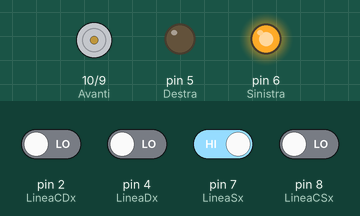
Bench run of a sketch on a simulated Arduino Uno, built with avr-gcc and run on an emulated ATmega328P. On the bench: motor-driver pin pairs drawn as motors (green arrow = first pin HIGH = forward, orange = second pin HIGH = backward, longer = more drive), output pins drawn as LEDs (lit = HIGH). Inputs (shaded band) come from the test bench; at power-on: pin 7 (LineaSx) HIGH, pin 2 (LineaCDx), pin 4 (LineaDx), pin 8 (LineaCSx) LOW.

Above: at 1.2 s.
1.3 s: pin 2 (LineaCDx) driven HIGH
At 2.1 s:
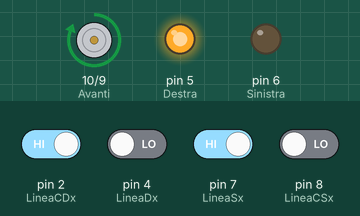
2.8 s: pin 8 (LineaCSx) driven HIGH
At 3.3 s:
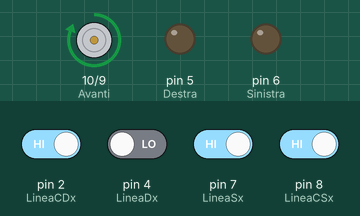
4.3 s: pin 2 (LineaCDx) driven LOW
At 5.5 s:
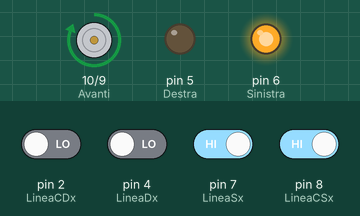
5.8 s: pin 8 (LineaCSx) driven LOW
At 6.7 s:
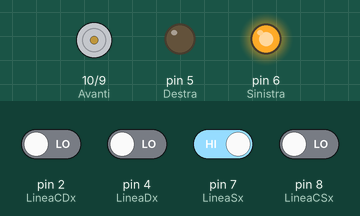
7.3 s: pin 4 (LineaDx) driven HIGH
At 7.9 s:
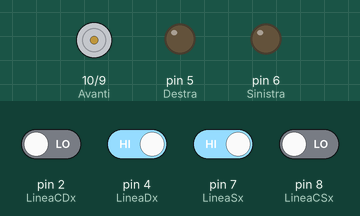
8.8 s: pin 4 (LineaDx) driven LOW
At 10.2 s:
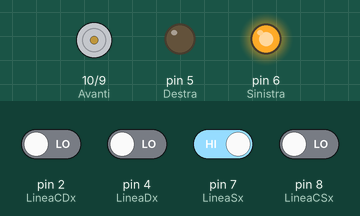
Timing chart, 0 to 11.3 s (numbered marks = the images above; inputs shaded):
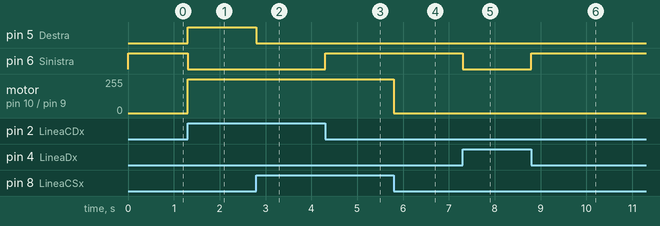

The sketch:

Test_sensori_di_linea.ino
```cpp
  //***************************************************************************
  //Programma test per il robot Poor versione 2
  //Ipotizzo una linea bianca su sfondo nero larga quando due sensori ravvicinati
  //Setto le porte di uscita per le funzioni:
  //Integrato trovato sulla macchinetta SM6135W oppure RX2-C
  //Avanti    PIN 10  ---- Integrato 10
  //Indieto   PIN 9   ---- Integrato 11
  //Destra    PIN 5   ---- Integrato 6
  //Sinistra  PIN 6   ---- Integrato 7
  //Sensore di linea destra           PIN 4
  //Sensore di linea centrodestra     PIN 2
  //Sensore di linea sinistra         PIN 7
  //Sensore di linea centrosinistra   PIN 8
  //
  //Realizzato da: Daniele loddo alias Ivotek
  //Data: 25/09/2015
  //Web: www.mignololab.org     www.ivotek.it
  //Email: info@mignololab.org      ivotek@gmail.com
  //***************************************************************************

  //Dichiaro le variabili per utilizzare i nomi al posto dei numeri
  //Spreco memoria ma il codice risulta leggibile al principiante
  int Destra = 5;
  int Sinistra = 6;
  int Avanti = 10;
  int Indietro = 9;
  int LineaDx = 4;
  int LineaSx = 7;
  int LineaCDx = 2;
  int LineaCSx = 8;


  //Variabili per contenere i valori dei sensori
  int vLineaDx;
  int vLineaSx;
  int vLineaCDx;
  int vLineaCSx;

void setup() {

  //Setto i PIN come out o in per pilotare i motori e i sensori di linea del robot.
  pinMode(Avanti,OUTPUT);        //Setto la porta Avanti come uscita
  pinMode(Indietro,OUTPUT);      //Setto la porta Indietro come uscita
  pinMode(Destra,OUTPUT);        //Setto la porta Destra come uscita
  pinMode(Sinistra,OUTPUT);      //Setto la porta Sinistra come uscita
  pinMode(LineaDx, INPUT);      //Setto la porta LineaDx come ingresso
  pinMode(LineaSx, INPUT);      //Setto la porta LineaSx come ingresso
  pinMode(LineaCDx, INPUT);      //Setto la porta LineaCDx come ingresso
  pinMode(LineaCSx, INPUT);      //Setto la porta LineaCSx come ingresso

}

void loop() {
  //Prelevo i valori dai sensori di linea
  vLineaDx = digitalRead(LineaDx);
  vLineaSx = digitalRead(LineaSx);
  vLineaCDx = digitalRead(LineaCDx);
  vLineaCSx = digitalRead(LineaCSx);


  //Controllo costantemente i sensori di linea
  //In base a quale è attivo effettuo un azione

  //I sensori sono tutte e due sulla linea bianca
  if (vLineaCDx == HIGH and vLineaCSx == HIGH)
  {
    //Il robot va avanti, cambiare il numero 255 per variare la velocità
    analogWrite(Avanti, 255);   // Il robot cammina alla massima velocità
    analogWrite(Indietro, 0);   // Il robot cammina alla massima velocità
    //Lo sterzo è dritto
    digitalWrite(Destra, LOW);
    digitalWrite(Sinistra, LOW);

  }
  else if (vLineaCDx == HIGH and vLineaCSx == LOW) // La linea si trova sotto il sensore centrale destro
    {
      //Il robot gira a destra andando sempre avanti
        digitalWrite(Destra, HIGH);   // Il robot gira tutto a destra
        digitalWrite(Sinistra, LOW);
        //Il robot va avanti, cambiare il numero 255 per variare la velocità
        analogWrite(Avanti, 255);   // Il robot cammina alla massima velocità
        analogWrite(Indietro, 0);   // Il robot cammina alla massima velocità
    }
  else if (vLineaCSx == HIGH and vLineaCDx == LOW) // La linea si trova sotto il sensore centrale sinistro
    {
      //Il robot gira a sinistra andando sempre avanti
        digitalWrite(Sinistra, HIGH);   // Il robot gira tutto a sinistra
        digitalWrite(Destra, LOW);
        //Il robot va avanti, cambiare il numero 255 per variare la velocità
        analogWrite(Avanti, 255);   // Il robot cammina alla massima velocità
        analogWrite(Indietro, 0);   // Il robot cammina alla massima velocità
    }
  else if (vLineaSx == LOW and vLineaDx == HIGH) // La linea si trova sotto il sensore  destro
    {
      //Il robot gira a destra andando sempre avanti
        digitalWrite(Destra, HIGH);   // Il robot gira tutto a destra
        digitalWrite(Sinistra, LOW);
        //Il robot va avanti, cambiare il numero 255 per variare la velocità
        analogWrite(Avanti, 255);   // Il robot cammina alla massima velocità
        analogWrite(Indietro, 0);   // Il robot cammina alla massima velocità
    }
  else if (vLineaSx == HIGH and vLineaDx == LOW) // La linea si trova sotto il sensore  sinistro
    {
      //Il robot gira a sinistra andando sempre avanti
        digitalWrite(Sinistra, HIGH);   // Il robot gira tutto a sinistra
        digitalWrite(Destra, LOW);
        //Il robot va avanti, cambiare il numero 255 per variare la velocità
        analogWrite(Avanti, 0);   // Il robot cammina alla massima velocità
        analogWrite(Indietro, 0);   // Il robot cammina alla massima velocità
    }
  else
    {
      // Il robot si è perso
        //Lo sterzo è dritto
        digitalWrite(Destra, LOW);
        digitalWrite(Sinistra, LOW);
        // lo faccio fermare
        digitalWrite(Indietro, 0);
        digitalWrite(Avanti, 0);
    }
}
```

Measured:
- after the input at 1.3 s, pin 5 (Destra): LOW → HIGH at once; pin 6 (Sinistra): HIGH → LOW at once; motor on pin 10 (Avanti) / pin 9 (Indietro): stopped → forward 255/255 at once
- after the input at 2.8 s, pin 5 (Destra): HIGH → LOW at once
- after the input at 4.3 s, pin 6 (Sinistra): LOW → HIGH at once
- after the input at 5.8 s, motor on pin 10 (Avanti) / pin 9 (Indietro): forward 255/255 → stopped at once
- after the input at 7.3 s, pin 6 (Sinistra): HIGH → LOW at once
- after the input at 8.8 s, pin 6 (Sinistra): LOW → HIGH at once
